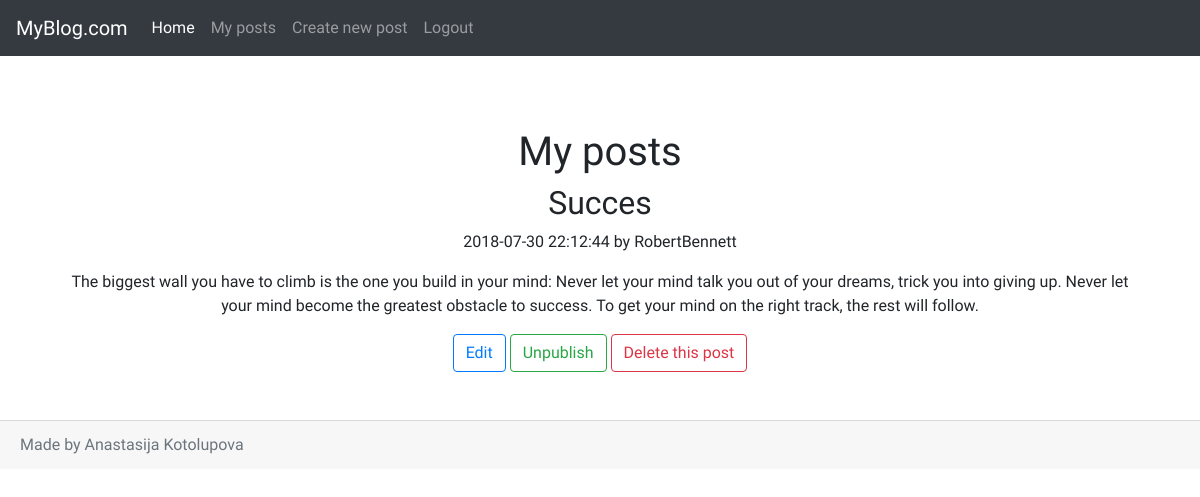
Page /users/users_posts.php (signed in) on the committed database.
### tables this page shows
CREATE TABLE `posts` (
  `id_post` int(5) NOT NULL,
  `id_user` int(5) NOT NULL,
  `content` text NOT NULL,
  `title` varchar(100) NOT NULL,
  `status` int(1) NOT NULL,
  `picture` varchar(100) NOT NULL,
  `datetime` datetime NOT NULL
);

CREATE TABLE `users` (
  `id_user` int(5) NOT NULL,
  `nickname` varchar(30) NOT NULL,
  `password` varchar(200) NOT NULL
);

### users/users_posts.php (the view, shortened to what this page needs)
<?php
require_once("../inc/header.php");
    $req = "SELECT u.*, p.* FROM posts p, users u WHERE u.id_user = p.id_user ORDER BY p.datetime DESC";
    $result = $pdo->query($req);
    $messages = $result->fetchAll();
?>
    <h1>My posts</h1>
    <?php foreach($messages as $message) : ?>
        <?php extract($message) ?>
        <?php if($id_user == $_SESSION['user']['id_user']) : ?>
            <div class="blog-post">
                <h2 class="blog-post-title"><?= $title ?></h2>
                <p class="blog-post-meta"><?= $datetime ?> by <?= $nickname ?></p>
                <blockquote>
                <p><?= $content ?></p>
                </blockquote>
                <input type="button" class="btn btn-outline-primary" onclick="window.location.href='<?=URL?>users/update.php?id=<?=$message['id_post']?>'" value="Edit"></input>
                <a type="button" class="btn btn-outline-success" href="?m=publish&id=<?=$message['id_post']?>"><?php if($message['status'] == 0){echo "Publish";}else{echo "Unpublish";} ?></a>
                <a type="button" class="btn btn-outline-danger" href="?m=delete&id=<?=$message['id_post']?>">Delete this post</a>
            </div>
        <?php endif;?>
    <?php endforeach; ?>
<?php
    require_once("../inc/footer.php");
?>

### users/css/style.css (style rules this page uses)
body { padding-top: 5rem; font-family: 'Forum', cursive; }

### rows in the picture
posts: title "Succes", datetime "2018-07-30 22:12:44", id_user.nickname "RobertBennett", content "The biggest wall you have to climb is the one you build in your mind: Never let your mind talk you out of your dreams, trick you into giving up. Never let your mind become the greatest obstacle to success. To get your mind on the right track, the rest will follow.", status "Unpublish"
